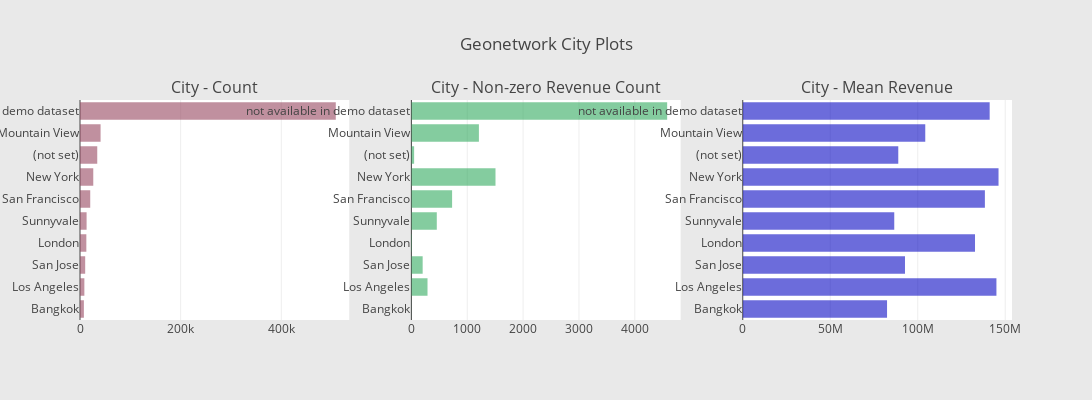

The notebook cell this image was saved under:
### Code cell
fig['layout'].update(height=400, width=1800, paper_bgcolor='rgb(233,233,233)', title="Geonetwork City Plots")
py.iplot(fig, filename='geonetwork-city-plots')

### Figure 1 — Plotly figure (JSON) as saved in the notebook; plotly's stock layout.template omitted (floating-point values rounded to 4 significant figures)
{"data": [{"marker": {"color": "rgba(150, 71, 96, 0.6)"}, "orientation": "h", "showlegend": false, "type": "bar", "uid": "717f2112-1c14-4f81-be2f-79f72ce7ab76", "x": [7709, 8670, 10295, 12607, 13086, 20329, 26371, 34262, 40884, 508229], "xaxis": "x", "y": ["Bangkok", "Los Angeles", "San Jose", "London", "Sunnyvale", "San Francisco", "New York", "(not set)", "Mountain View", "not available in demo dataset"], "yaxis": "y"}, {"marker": {"color": "rgba(50, 171, 96, 0.6)"}, "orientation": "h", "showlegend": false, "type": "bar", "uid": "1c6c1f1c-06ad-4f44-8da1-d480e5cca4ea", "x": [2, 289, 202, 11, 455, 729, 1506, 49, 1209, 4579], "xaxis": "x2", "y": ["Bangkok", "Los Angeles", "San Jose", "London", "Sunnyvale", "San Francisco", "New York", "(not set)", "Mountain View", "not available in demo dataset"], "yaxis": "y2"}, {"marker": {"color": "rgba(10, 11, 196, 0.6)"}, "orientation": "h", "showlegend": false, "type": "bar", "uid": "d3a48823-406e-4cfa-9969-9918bed8d4da", "x": [82460000, 144970000, 92720000.0, 132700000.0, 86580000.0, 138400000.0, 146200000.0, 88880000.0, 104300000.0, 141100000.0], "xaxis": "x3", "y": ["Bangkok", "Los Angeles", "San Jose", "London", "Sunnyvale", "San Francisco", "New York", "(not set)", "Mountain View", "not available in demo dataset"], "yaxis": "y3"}], "layout": {"annotations": [{"font": {"size": 16}, "showarrow": false, "text": "City - Count", "x": 0.1444, "xanchor": "center", "xref": "paper", "y": 1, "yanchor": "bottom", "yref": "paper"}, {"font": {"size": 16}, "showarrow": false, "text": "City - Non-zero Revenue Count", "x": 0.5, "xanchor": "center", "xref": "paper", "y": 1, "yanchor": "bottom", "yref": "paper"}, {"font": {"size": 16}, "showarrow": false, "text": "City - Mean Revenue", "x": 0.8556, "xanchor": "center", "xref": "paper", "y": 1, "yanchor": "bottom", "yref": "paper"}], "height": 400, "paper_bgcolor": "rgb(233,233,233)", "title": "Geonetwork City Plots", "width": 1800, "xaxis": {"anchor": "y", "domain": [0, 0.2889]}, "xaxis2": {"anchor": "y2", "domain": [0.3556, 0.6444]}, "xaxis3": {"anchor": "y3", "domain": [0.7111, 1]}, "yaxis": {"anchor": "x", "domain": [0, 1]}, "yaxis2": {"anchor": "x2", "domain": [0, 1]}, "yaxis3": {"anchor": "x3", "domain": [0, 1]}}}
